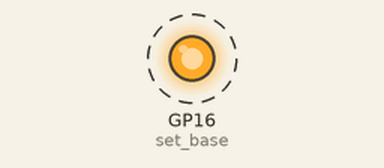
Bench run of a program on a simulated Raspberry Pi Pico running MicroPython. On the bench: output pins drawn as LEDs (lit = HIGH). Dashed ring = blinking.

Above: at 0.2 s.
Timing chart, 0 to 3.0 s (numbered marks = the images above):
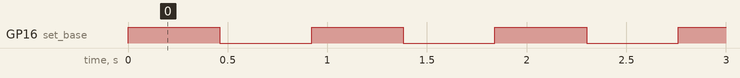

Measured:
- by itself, GP16 (set_base): alternates HIGH for 0.46 s and LOW for 0.46 s

The program:

blinky3.py
```python
import rp2
from machine import Pin

@rp2.asm_pio(set_init=rp2.PIO.OUT_LOW, )
def blink():
    label("again")
    set(pins, 1)
    set(x,31)
    label("loop1")
    nop() [31]
    jmp(x_dec,"loop1")
    set(pins, 0)
    set(x,31)
    label("loop2")
    nop() [31]
    jmp(x_dec,"loop2")
    jmp("again")

sm = rp2.StateMachine(0, blink, freq=2300, set_base=Pin(16))
sm.active(1)
while(True):
    pass
```
